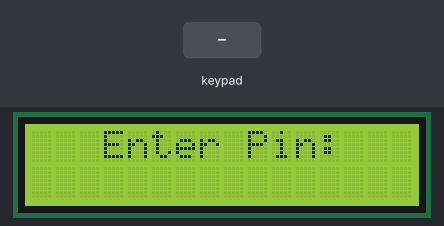
A sketch run on a simulated Arduino Uno, built with avr-gcc and run on an emulated ATmega328P. Shown: 16×2 character LCD. Wiring (inferred from the names in the program): 4×4 keypad with keys 1 2 3 A 4 5 6 B 7 8 9 C * 0 # D: rows pin 7, pin 6, pin 5, pin 4; columns pin 3, pin 2, A4, A5; character LCD (HD44780): RS pin 13; E pin 12; data pin 11, pin 10, pin 9, pin 8. The test bench sets the inputs (shaded band). What the sketch prints to the serial monitor is not drawn.

Above: at 1.2 s.
1.3 s: keypad keys 1 2 3 4 A pressed 0.4 s apart
At 3.9 s:
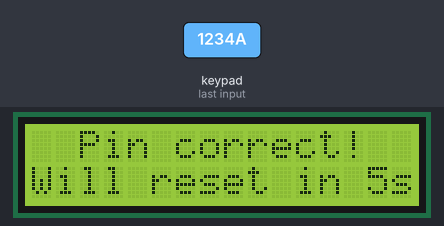
4.8 s: keypad keys 1 2 3 4 # pressed 0.4 s apart
At 9.5 s:
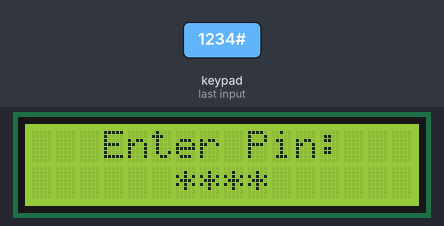
9.8 s: keypad keys 1 3 9 7 A pressed 0.4 s apart
At 12.6 s:
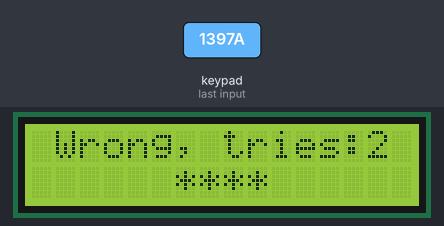
14.8 s: keypad keys 1 3 9 7 A pressed 0.4 s apart
At 17.7 s:
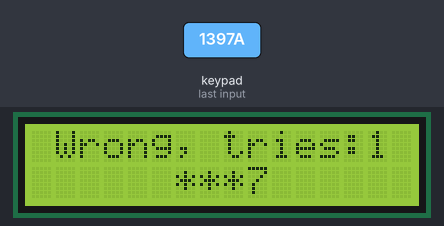
19.8 s: keypad keys 1 3 9 7 A pressed 0.4 s apart
At 20.49 s:
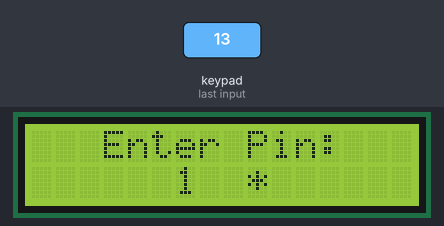
Timing chart, 0 to 20.7 s (numbered marks = the images above; inputs shaded):
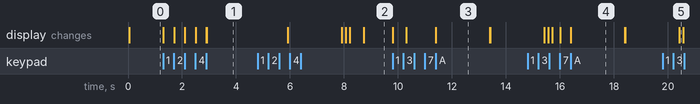

Measured:
- after the input at 1.3 s, the display: first changes at once (image 1 shows a later state)
- after the input at 9.8 s, the display: first changes at once (image 3 shows a later state)
- what the display in image 3 shows lasts 2.0 s, from 11.4 s to 13.4 s

The sketch:

Pin_checker.ino
```cpp
/*
  Pin_checker.ino

  4-digit PIN entry state machine using a 4x4 membrane keypad and LCD1602A display.
  Three states: ENTERING, SUCCESS, LOCKED.
  Depends on Membrane_switch.ino and LCD.ino.

*/
// ################################################################################
// Libraries
// ################################################################################

// Uses <string.h> for memset and <ctype.h> for isdigit.
#include <string.h>
#include <ctype.h>

// ################################################################################
// PIN & State
// ################################################################################

const char defaultPin[4] = { '1', '2', '3', '4' };

enum State { ENTERING = 0,
             SUCCESS = 1,
             LOCKED = 2 };
State state = ENTERING;

// ################################################################################
// Input Tracking
// ################################################################################

byte count = 0;  // Number of digits entered so far.
char buffer[4];  // Stores the entered PIN digits.
byte tries = 3;  // Remaining attempts before lockout.

// ################################################################################
// Display State
// ################################################################################

byte digitMaskcol = 6;        // LCD column where the last entered digit sits; 6 -> offset where PIN digits start.
bool digitRevealing = false;  // True while the last entered digit is still visible.
bool freshState = true;       // True when the display needs to be redrawn for the current state.
char bufferError[16];         // Buffer for formatted error messages.

// ################################################################################
// Timestamps
// ################################################################################

unsigned long timeStamp_enter = 0;    // Time of last digit entry.
unsigned long timeStamp_success = 0;  // Time of successful PIN entry.

// ################################################################################
// Setup
// ################################################################################

void setup() {
    Serial.begin(9600);
    membraneSwitch_setup();
    lcdInit();
    lcdClear();
}

// ################################################################################
// Helpers
// ################################################################################

// Compares two 4-character arrays character by character.
bool pinCheck(const char* str1, const char* str2) {
    bool flag = true;
    for (int i = 0; i < 4; i++) {
        if (str1[i] != str2[i]) {
            flag = false;
        }
    }
    return flag;
}

// ################################################################################
// Main Loop
// ################################################################################

void loop() {
    char button = membraneSwitch_buttonscan();
    Serial.println(button);

    // Mask the last entered digit with '*' after 500ms.
    if (digitRevealing && (millis() - timeStamp_enter > 500)) {
        setCursor(1, digitMaskcol);
        printChar('*');
        digitRevealing = false;
    }

    if (state == ENTERING) {
        if (freshState == true) {
            setCursor(0, 3);
            printStr("Enter Pin:");
            freshState = false;
        }

        if (button) {
            if (count < 4 && isdigit(button)) {
                setCursor(1, count + 6);
                printChar(button);
                timeStamp_enter = millis();
                if (digitRevealing == true) {
                    setCursor(1, digitMaskcol);
                    printChar('*');  // Force-mask previous digit on fast input.
                }
                digitMaskcol = count + 6;
                digitRevealing = true;
                buffer[count] = button;
                count++;

            } else if (count == 4 && button == 'A') {
                if (pinCheck(buffer, defaultPin)) {
                    state = SUCCESS;
                    tries = 3;
                    memset(buffer, 0, sizeof(buffer));
                    lcdClear();
                } else {
                    tries--;
                    setCursor(0, 1);
                    sprintf(bufferError, "Wrong, tries:%d", tries);
                    printStr(bufferError);
                    delay(2000);
                    lcdClear();
                    if (tries >= 1) {
                        setCursor(0, 3);
                        printStr("try again.");
                        delay(2000);
                        lcdClear();
                        freshState = true;
                    } else if (tries == 0) {
                        state = LOCKED;
                        tries = 3;
                        lcdClear();
                    }
                    memset(buffer, 0, sizeof(buffer));
                    memset(bufferError, 0, sizeof(bufferError));
                }
                count = 0;

            } else if (count > 0 && button == 'B') {  // Backspace.
                count--;
                setCursor(1, count + 6);
                printChar(' ');
            }
        }

    } else if (state == SUCCESS) {
        setCursor(0, 2);
        printStr("Pin correct!");
        setCursor(1, 0);
        printStr("Will reset in 5s");
        delay(3000);
        lcdClear();
        timeStamp_success = millis();
        while (millis() - timeStamp_success < 2000) {
            setCursor(0, 3);
            printStr("Resetting.");
        }
        lcdClear();
        state = ENTERING;
        freshState = true;

    } else if (state == LOCKED) {
        setCursor(0, 5);
        printStr("LOCKED");
        setCursor(1, 0);
        printStr("Press C to reset");
        if (button == 'C') {
            lcdClear();
            setCursor(0, 3);
            printStr("Resetting.");
            delay(1500);
            lcdClear();
            state = ENTERING;
            freshState = true;
        }
    }
}
```

Membrane_switch.ino
```cpp
/*
  Membrane_switch.ino

  4x4 membrane keypad driver for the Arduino Uno.
  Handles row/column scanning, edge detection, and debounce.
  No external libraries - built directly on top of Arduino's digitalWrite/digitalRead.

  Rows: pins - 7, 6, 5, 4  (OUTPUT)
  Cols: pins - 3, 2, A4, A5 (INPUT_PULLUP)
*/

// ###########################################################################
// Pin definitions
// ###########################################################################

// Row and column arrays containing the corresponding Arduino pins.

const int membraneRows[4] = { 7, 6, 5, 4 };
const int membraneCols[4] = { 3, 2, A4, A5 };

// ###########################################################################
// Key Map
// ###########################################################################

// 2D lookup table mapping each [row][column] index to its character.
// Matches the actual physical layout of the 4x4 membrane switch keyapd.

const char keys[4][4] = {
    { '1', '2', '3', 'A' },
    { '4', '5', '6', 'B' },
    { '7', '8', '9', 'C' },
    { '*', '0', '#', 'D' }
};

// ###########################################################################
// Key State Tracking
// ###########################################################################

// keysCurrentState[4][4] -> each key's state in the current scan (if it is/was being pressed).
// keysLastState[4][4]    -> each key's state from the previous scan.
// Both correspond index for index to the keys[4][4].

bool keysCurrentState[4][4] = { false };
bool keysLastState[4][4] = { false };

// ###########################################################################
// Debounce
// ###########################################################################

// lastPresstime[4][4] — timestamp (in ms) of the last confirmed press for each key.
//                       Corresponds index for index to the keys[4][4].
// DEBOUNCE_TIME       — minimum time (in ms) that must elapse between a confirmed press
//                       and the next valid detection for the same key.
//                       Filters out mechanical contact bounce.

unsigned long lastPresstime[4][4] = { 0 };
const unsigned long DEBOUNCE_TIME = 50;

// ###########################################################################
// Setup
// ###########################################################################

void membraneSwitch_setup() {
    for (int i : membraneRows) {
        pinMode(i, OUTPUT);     // Initialises all row pins as OUTPUT and drives them HIGH (idle state).
        digitalWrite(i, HIGH);  // Initialises all column pins as INPUT_PULLUP.
    }
    for (int j : membraneCols) {
        pinMode(j, INPUT_PULLUP);
    }
}

// ###########################################################################
// Scan
// ###########################################################################

// Performs one full scan cycle across all rows and columns.
// Returns the character of the key pressed, or '\0' if nothing was detected.
//
// Scan logic:
//   Each row is briefly driven LOW one at a time. If a key is pressed, it shorts
//   that row to its column, setting the INPUT_PULLUP column LOW.
//   A valid press is confirmed only on a rising edge and after DEBOUNCE_TIME ms has passed since the last confirmed press.

//   A flag-based exit is used so the active row pin is always driven back to HIGH before the function exits.

char membraneSwitch_buttonscan() {

    bool edge;                   // Rising edge flag -> true if this is a new press, not a hold.
    char keyTemp;                // Stores the character of the detected key.
    int r = 0;                   // Current row index.
    bool buttonPressed = false;  // Exits both loops once a valid press is confirmed.

    while (r < 4 && !buttonPressed) {
        digitalWrite(membraneRows[r], LOW);  // Drive row LOW to enable column detection.
        int c = 0;

        while (c < 4 && !buttonPressed) {

            // A pressed key short ciruits the LOW row to its column, setting the INPUT_PULLUP column LOW.
            if (digitalRead(membraneCols[c]) == 0) {

                keysCurrentState[r][c] = 1;  // Mark key as pressed. Redundant but kept for clarity with the definition of a rising edge below.

                // Rising edge: key is pressed now, was not pressed last cycle
                // AND
                // Enough time has passed to rule out contact bounce.
                edge = keysCurrentState[r][c] && !keysLastState[r][c] && (millis() - lastPresstime[r][c]) > DEBOUNCE_TIME;

                if (edge) {
                    lastPresstime[r][c] = millis();  // Record timestamp of this confirmed press.
                    keyTemp = keys[r][c];            // Store the corresponding character.
                    buttonPressed = true;            // Signal early exit.
                }
            }

            // Update state arrays for this cell regardless of whether a press was detected, keeps state-machine consistent.
            keysLastState[r][c] = keysCurrentState[r][c];
            keysCurrentState[r][c] = 0;  // Reset for the next cycle.
            c++;
        }

        digitalWrite(membraneRows[r], HIGH);  // Restore row to HIGH before moving on.
        r++;
    }

    if (buttonPressed) {
        return keyTemp;// Return the character of the pressed key.
    }
    return '\0';  // No valid press detected this cycle.
}
```

LCD.ino
```cpp
/*
  LCD.ino

  HD44780-based LCD1602A driver for the Arduino Uno.
  Handles 4-bit initialisation, cursor positioning, and character/string output.
  No external libraries - built directly on top of Arduino's digitalWrite.

  Pins: { RS=13, E=12, DB4=11, DB5=10, DB6=9, DB7=8 }
  RW tied to GND.

  All initialisation sequences and timing details are from the LCD-1602A datasheet by Sunfounder that I found online.
*/

// ################################################################################
// Pin Definition
// ################################################################################

// LCD pin array — { RS, E, DB4, DB5, DB6, DB7 }
const int lcdPins[6] = { 13, 12, 11, 10, 9, 8 };

// ################################################################################
// Bit Operations
// ################################################################################

// To check if that specific bit digit is 1 or 0 using bit mask.
uint8_t bitMaskCheck(uint8_t nibble, uint8_t mask) {
    return ((nibble & mask) && mask);  // Redundant but stays for clarity.
}

// ################################################################################
// Data Transmission
// ################################################################################

// To send a whole nibble, done by bit masking every single bit digit and writing to the respective bit pin.
void sendNibble(uint8_t nibble) {
    digitalWrite(lcdPins[2], bitMaskCheck(nibble, 0b0001));
    digitalWrite(lcdPins[3], bitMaskCheck(nibble, 0b0010));
    digitalWrite(lcdPins[4], bitMaskCheck(nibble, 0b0100));
    digitalWrite(lcdPins[5], bitMaskCheck(nibble, 0b1000));
    //EN pulse explained in data sheet.
    digitalWrite(lcdPins[1], HIGH);  // EN rising edge - latch data.
    delayMicroseconds(1);
    digitalWrite(lcdPins[1], LOW);  // EN falling edge - HD44780 reads on the falling edge.
}

// To send a whole byte in 4-bit mode by breaking the byte down into higher and lower nibbles.
void sendByte(uint8_t data, bool rsRegister) {
    digitalWrite(lcdPins[0], rsRegister);
    uint8_t lowNibble = data & 0b00001111;          // Bit mask to only get the lower nibble.
    uint8_t highNibble = (data >> 4) & 0b00001111;  // Bit shift right by 4, then same lower mask to get a 4-bit nibble.

    sendNibble(highNibble);
    delayMicroseconds(40);
    sendNibble(lowNibble);
    delayMicroseconds(40);
}

// ################################################################################
// Initialisation
// ################################################################################

// Initialise the LCD:
//  -> Perform the startup routine and set the LCD to 4-bit mode.
//  -> Follows the  HD44780 initialisation sequence: three 8-bit reset nibbles
//       - must precede the 4-bit mode switch; this is a controller reset protocol, it is needed.
//  -> Busy flag cannot be checked during this, so fixed delays are used throughout.
void lcdInit() {
    for (int i : lcdPins) {
        pinMode(i, OUTPUT);
    }
    digitalWrite(lcdPins[0], LOW);  // Set RS to 0.

    // ################################################################################

    // Startup routine, inbuilt.
    delay(40);  // Wait-time after start-up.
    sendNibble(0b0011);
    delay(5);  // Wait-time, bf(Busy flag) cannot be checked.
    sendNibble(0b0011);
    delayMicroseconds(120);  // Wait-time, bf cannot be checked.
    sendNibble(0b0011);
    delayMicroseconds(40);

    // ################################################################################

    // Set to 4-bit mode.
    sendNibble(0b0010);  // 0 0 1 0
    delayMicroseconds(40);

    // ################################################################################

    // Set function: 4-bit mode with number of lines = 2 and font = 5×8.
    sendByte(0b00101000, 0);  // 0 0 1 0 N F X X

    // ################################################################################

    // Display off.
    sendByte(0b00001000, 0);  // 0 0 0 0 1 0 0 0

    // ################################################################################

    // Display clear.
    sendByte(0b00000001, 0);  // 0 0 0 0 0 0 0 1
    delay(2);

    // ################################################################################

    // Set entry mode with cursor direction = right and shift disabled.
    sendByte(0b00000110, 0);  // 0 0 0 0 0 1 I/D S

    // ################################################################################

    // Display on - cursor off, blink off.
    sendByte(0b00001100, 0);  // 0 0 0 0 1 D C B
}

// ################################################################################
// Cursor
// ################################################################################

// To set the cursor to a specific memory address.
// Valid rows: 0 (DDRAM base 0x00) and 1 (DDRAM base 0x40).
void setCursor(uint8_t row, uint8_t col) {
    uint8_t address;
    switch (row) {
        case 0:
            address = 0x00 + col;               // Add the col offset to the memory for row 0, col 0.
            sendByte(0b10000000 | address, 0);  // Send the byte for the inbuilt set cursor command + the relevant memory address.
            break;
        case 1:
            address = 0x40 + col;               // Add the col offset to the memory for row 1, col 0.
            sendByte(0b10000000 | address, 0);  // Send the byte for the inbuilt set cursor command + the relevant memory address.
            break;
        default:
            return;  // Invalid row - do nothing.
    }
    delayMicroseconds(40);
}

// ################################################################################
// Output
// ################################################################################

// To convert and send the data for a given string as bytes using the walking pointer method.
void printStr(const char* str) {
    while (*str) {
        sendByte(*str, 1);  // Sending the relevant byte with RS register = 1 to write data to display.
        str++;
    }
}

// Same as printStr() for a single character.
void printChar(char character) {
    sendByte(character, 1);  // Sending the relevant byte with RS register = 1 to write data to display.
}

// ################################################################################
// LCD Clear - for utility
// ################################################################################

// Clears the display and resets the cursor to home position.
void lcdClear() {
    sendByte(0b00000001, 0);
    delay(2);  // HD44780 requires ~ 1.5ms to execute the clear command (datasheet).
}
```
